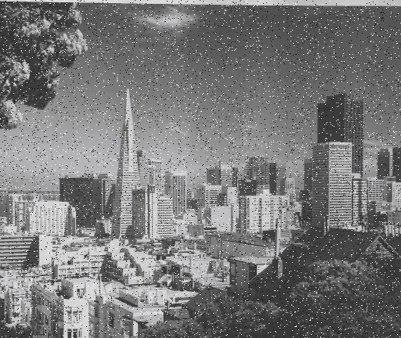
#> input picture photos/imageNoise.jpg, 401 x 338 px
$ python noise.py
#> lines starting #> are read from the running program, lines starting #| are printed output that depends on the picture
import cv2 as cv
import numpy as np
#from matplotlib import pyplot as plt

#Quality loss from incrementing x by 1 from 11 through 19

im = cv.imread('photos/imageNoise.jpg')
#> im is the input picture: shape (338, 401, 3); mean B, G, R 120.8, 120.6, 120.6
cv.imshow('noise', im)
im2 = cv.imread('photos/imageNoise.jpg')

x = 10
y = True

def showBlur(ds):
    ds = cv.fastNlMeansDenoisingColored(im2,None, x, x,7,21)
    cv.imshow('denoised' + str(x), ds)


#Params

dst = cv.fastNlMeansDenoisingColored(im2,None, x, x,7,21)
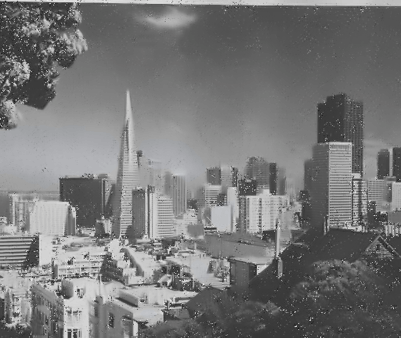
#> dst: shape (338, 401, 3); mean B, G, R 119.8, 119.6, 119.5
while y is True and x < 20:
    x += 2
    dst = cv.fastNlMeansDenoisingColored(im2,None, x, x,7,21)
    showBlur(dst)
    if x >= 20:
        y = False
#> this loop made 5 passes
#> pass 2, `dst = cv.fastNlMeansDenoisingColored(im2,None, x, x,7,21)`:
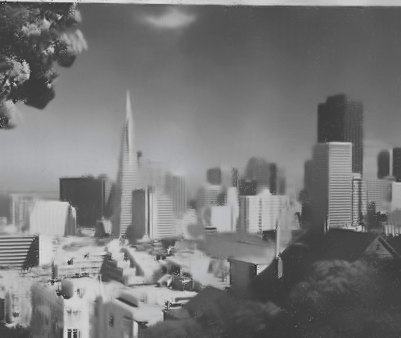
#> dst: shape (338, 401, 3); mean B, G, R 119.3, 119.2, 119
#> after the loop, x = 20

#dst = cv.fastNlMeansDenoisingColored(im2, None, fStrengthGrey, fStrengthColor, winSizeOdd, winSizeEven)

cv.waitKey(0)
